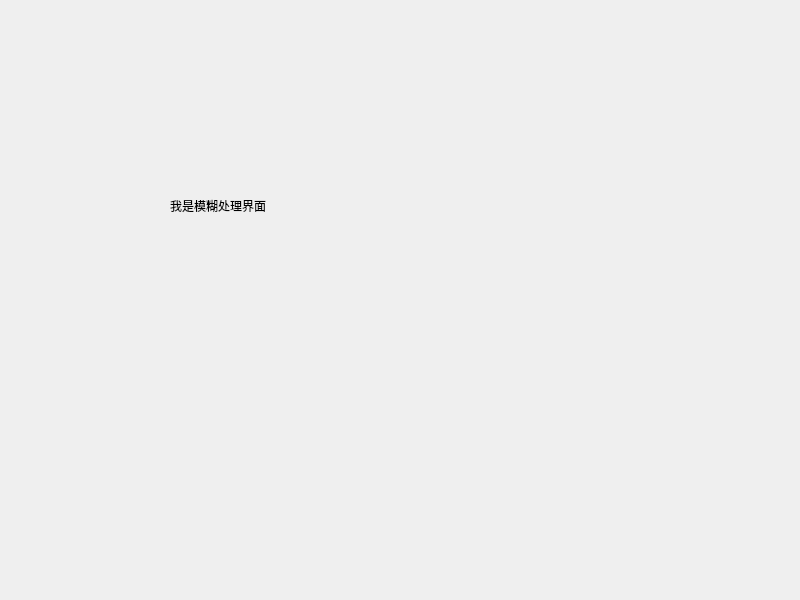
<?xml version="1.0" encoding="UTF-8"?>
<ui version="4.0">
 <class>blurImageProcessingWindow</class>
 <widget class="QMainWindow" name="blurImageProcessingWindow">
  <property name="geometry">
   <rect>
    <x>0</x>
    <y>0</y>
    <width>800</width>
    <height>600</height>
   </rect>
  </property>
  <property name="windowTitle">
   <string>MainWindow</string>
  </property>
  <widget class="QWidget" name="centralwidget">
   <widget class="QLabel" name="label">
    <property name="geometry">
     <rect>
      <x>170</x>
      <y>130</y>
      <width>221</width>
      <height>151</height>
     </rect>
    </property>
    <property name="text">
     <string>我是模糊处理界面</string>
    </property>
   </widget>
  </widget>
 </widget>
 <resources/>
 <connections/>
</ui>
